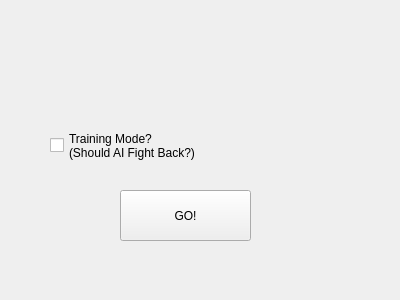
<?xml version="1.0" encoding="UTF-8"?>
<ui version="4.0">
 <class>Form</class>
 <widget class="QWidget" name="Form">
  <property name="geometry">
   <rect>
    <x>0</x>
    <y>0</y>
    <width>400</width>
    <height>300</height>
   </rect>
  </property>
  <property name="windowTitle">
   <string>Form</string>
  </property>
  <property name="autoFillBackground">
   <bool>false</bool>
  </property>
  <property name="styleSheet">
   <string notr="true">background-image: url(:/new/prefix1/settingbg.png) 0 0 0 0 stretch stretch;</string>
  </property>
  <widget class="QCheckBox" name="isTraining">
   <property name="geometry">
    <rect>
     <x>50</x>
     <y>110</y>
     <width>371</width>
     <height>71</height>
    </rect>
   </property>
   <property name="whatsThis">
    <string>&lt;html&gt;&lt;head/&gt;&lt;body&gt;&lt;p align=&quot;center&quot;&gt;&lt;br/&gt;&lt;/p&gt;&lt;/body&gt;&lt;/html&gt;</string>
   </property>
   <property name="styleSheet">
    <string notr="true">font: 12pt &quot;NiseSegaSonic&quot;;</string>
   </property>
   <property name="text">
    <string>Training Mode? 
(Should AI Fight Back?)</string>
   </property>
  </widget>
  <widget class="QPushButton" name="btnGo">
   <property name="geometry">
    <rect>
     <x>120</x>
     <y>190</y>
     <width>131</width>
     <height>51</height>
    </rect>
   </property>
   <property name="text">
    <string>GO!</string>
   </property>
  </widget>
 </widget>
 <resources>
  <include location="resources.qrc"/>
 </resources>
 <connections/>
</ui>
